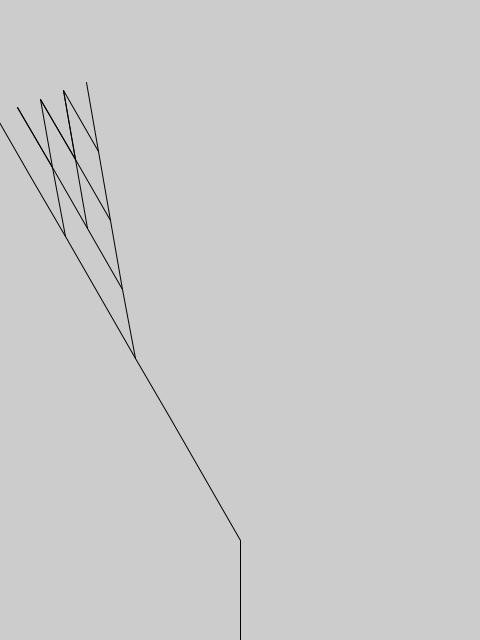
Frame 1 (no input)
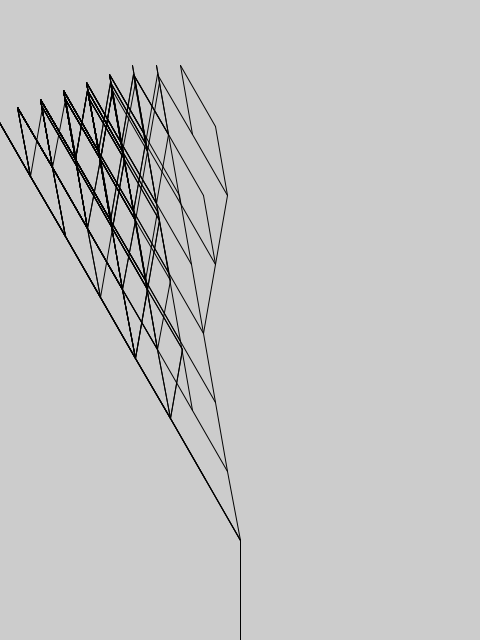
Frame 2 (the mouse pressed at the canvas centre, redrawn once)

The Processing sketch that drew these frames (run headless with seeded random() and noise(); the mouse was pressed at the canvas centre and the sketch redrawn once):

// Processing sketch: FractalTree
// ── FractalTree.pde
int maxBranches, maxLevels;
Branch base;

void setup() {
  size(480, 640);
  maxBranches = 3;
  maxLevels = 15;
  base = new Branch(new PVector(width/2, height), new PVector(width/2, height - 100), 1, 1);
  noLoop();
}

void draw() {
  base.grow();
  base.display();
}

// ── Branch.pde
class Branch {
  PVector start, end;
  float thickness;
  ArrayList<Branch> subBranches;
  int level;

  Branch(PVector start, PVector end, float thickness, int level) {
    this.start = start;
    this.end = end;
    this.thickness = thickness;
    this.level = level + 1;
    subBranches = new ArrayList<Branch>();
  }

  void grow() {
    if (level <= maxLevels) {
      for (int i = 0; i < random(maxBranches); i++) {
        subBranches.add(new Branch(this.end, PVector.add(PVector.fromAngle(radians(i*(60/maxBranches)+240)).mult(1/(level+3)+70), this.end), thickness /*- thickness / maxLevels*/, level+1));
      }
      for (Branch b : subBranches) {
        b.grow();
      }
    }
  }

  void display() {
    strokeWeight(thickness);
    line(start.x, start.y, end.x, end.y);
    for (Branch b : subBranches) {
      b.display();
    }
  }
}
